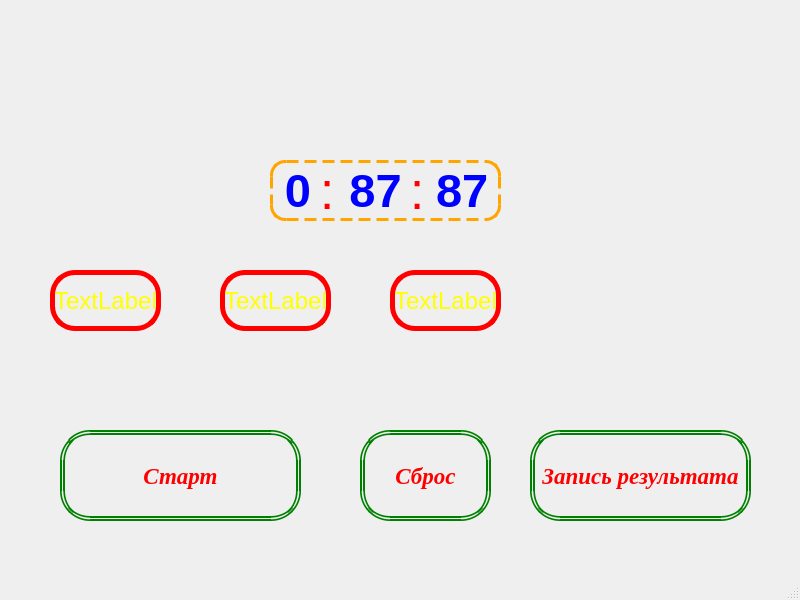
<?xml version="1.0" encoding="UTF-8"?>
<ui version="4.0">
 <class>MainWindow</class>
 <widget class="QMainWindow" name="MainWindow">
  <property name="geometry">
   <rect>
    <x>0</x>
    <y>0</y>
    <width>800</width>
    <height>600</height>
   </rect>
  </property>
  <property name="windowTitle">
   <string>Timer</string>
  </property>
  <property name="styleSheet">
   <string notr="true">background-image: url(:/rec/temnyy.jpg);</string>
  </property>
  <widget class="QWidget" name="centralwidget">
   <widget class="QPushButton" name="pushButton">
    <property name="geometry">
     <rect>
      <x>60</x>
      <y>430</y>
      <width>241</width>
      <height>91</height>
     </rect>
    </property>
    <property name="font">
     <font>
      <family>Times New Roman</family>
      <pointsize>17</pointsize>
      <weight>75</weight>
      <italic>true</italic>
      <bold>true</bold>
     </font>
    </property>
    <property name="styleSheet">
     <string notr="true">QPushButton{
border:5px double green;
color:red;
border-radius: 30px;
}</string>
    </property>
    <property name="text">
     <string>Старт</string>
    </property>
   </widget>
   <widget class="QPushButton" name="pushButton_2">
    <property name="geometry">
     <rect>
      <x>360</x>
      <y>430</y>
      <width>131</width>
      <height>91</height>
     </rect>
    </property>
    <property name="font">
     <font>
      <family>Times New Roman</family>
      <pointsize>17</pointsize>
      <weight>75</weight>
      <italic>true</italic>
      <bold>true</bold>
     </font>
    </property>
    <property name="styleSheet">
     <string notr="true">QPushButton{
border:5px double green;
color:red;
border-radius: 30px;
}</string>
    </property>
    <property name="text">
     <string>Сброс</string>
    </property>
   </widget>
   <widget class="QPushButton" name="pushButton_3">
    <property name="geometry">
     <rect>
      <x>530</x>
      <y>430</y>
      <width>221</width>
      <height>91</height>
     </rect>
    </property>
    <property name="font">
     <font>
      <family>Times New Roman</family>
      <pointsize>17</pointsize>
      <weight>75</weight>
      <italic>true</italic>
      <bold>true</bold>
     </font>
    </property>
    <property name="styleSheet">
     <string notr="true">QPushButton{
border:5px double green;
color:red;
border-radius: 30px;
}</string>
    </property>
    <property name="text">
     <string>Запись результата</string>
    </property>
   </widget>
   <widget class="QLabel" name="label">
    <property name="geometry">
     <rect>
      <x>436</x>
      <y>160</y>
      <width>71</width>
      <height>61</height>
     </rect>
    </property>
    <property name="font">
     <font>
      <pointsize>35</pointsize>
      <weight>75</weight>
      <bold>true</bold>
     </font>
    </property>
    <property name="styleSheet">
     <string notr="true">color:blue;
background:transparent;</string>
    </property>
    <property name="text">
     <string>87</string>
    </property>
    <property name="alignment">
     <set>Qt::AlignLeading|Qt::AlignLeft|Qt::AlignVCenter</set>
    </property>
   </widget>
   <widget class="QLabel" name="label_2">
    <property name="geometry">
     <rect>
      <x>340</x>
      <y>160</y>
      <width>71</width>
      <height>61</height>
     </rect>
    </property>
    <property name="font">
     <font>
      <pointsize>35</pointsize>
      <weight>75</weight>
      <bold>true</bold>
     </font>
    </property>
    <property name="styleSheet">
     <string notr="true">color:blue;
background:transparent;</string>
    </property>
    <property name="text">
     <string>87</string>
    </property>
    <property name="alignment">
     <set>Qt::AlignCenter</set>
    </property>
   </widget>
   <widget class="QLabel" name="label_3">
    <property name="geometry">
     <rect>
      <x>410</x>
      <y>160</y>
      <width>21</width>
      <height>61</height>
     </rect>
    </property>
    <property name="font">
     <font>
      <pointsize>38</pointsize>
     </font>
    </property>
    <property name="styleSheet">
     <string notr="true">background:transparent;
color: red;</string>
    </property>
    <property name="text">
     <string>:</string>
    </property>
   </widget>
   <widget class="QLabel" name="label_4">
    <property name="geometry">
     <rect>
      <x>280</x>
      <y>160</y>
      <width>31</width>
      <height>61</height>
     </rect>
    </property>
    <property name="font">
     <font>
      <pointsize>35</pointsize>
      <weight>75</weight>
      <bold>true</bold>
     </font>
    </property>
    <property name="autoFillBackground">
     <bool>false</bool>
    </property>
    <property name="styleSheet">
     <string notr="true">color:blue;
background:transparent;</string>
    </property>
    <property name="text">
     <string>0</string>
    </property>
    <property name="alignment">
     <set>Qt::AlignRight|Qt::AlignTrailing|Qt::AlignVCenter</set>
    </property>
   </widget>
   <widget class="QLabel" name="label_5">
    <property name="geometry">
     <rect>
      <x>320</x>
      <y>160</y>
      <width>21</width>
      <height>61</height>
     </rect>
    </property>
    <property name="font">
     <font>
      <pointsize>38</pointsize>
     </font>
    </property>
    <property name="styleSheet">
     <string notr="true">background:transparent;
color: red;</string>
    </property>
    <property name="text">
     <string>:</string>
    </property>
   </widget>
   <widget class="QLabel" name="lone">
    <property name="geometry">
     <rect>
      <x>50</x>
      <y>270</y>
      <width>111</width>
      <height>61</height>
     </rect>
    </property>
    <property name="font">
     <font>
      <pointsize>18</pointsize>
     </font>
    </property>
    <property name="styleSheet">
     <string notr="true">border:5px solid red;
border-radius:25px;
color:yellow;</string>
    </property>
    <property name="text">
     <string>TextLabel</string>
    </property>
    <property name="alignment">
     <set>Qt::AlignCenter</set>
    </property>
   </widget>
   <widget class="QLabel" name="ltwo">
    <property name="geometry">
     <rect>
      <x>220</x>
      <y>270</y>
      <width>111</width>
      <height>61</height>
     </rect>
    </property>
    <property name="font">
     <font>
      <pointsize>18</pointsize>
     </font>
    </property>
    <property name="styleSheet">
     <string notr="true">border:5px solid red;
border-radius:25px;
color:yellow;</string>
    </property>
    <property name="text">
     <string>TextLabel</string>
    </property>
    <property name="alignment">
     <set>Qt::AlignCenter</set>
    </property>
   </widget>
   <widget class="QLabel" name="lthree">
    <property name="geometry">
     <rect>
      <x>390</x>
      <y>270</y>
      <width>111</width>
      <height>61</height>
     </rect>
    </property>
    <property name="font">
     <font>
      <pointsize>18</pointsize>
     </font>
    </property>
    <property name="styleSheet">
     <string notr="true">border:5px solid red;
border-radius:25px;
color:yellow;</string>
    </property>
    <property name="text">
     <string>TextLabel</string>
    </property>
    <property name="alignment">
     <set>Qt::AlignCenter</set>
    </property>
   </widget>
   <widget class="QLabel" name="label_6">
    <property name="geometry">
     <rect>
      <x>270</x>
      <y>160</y>
      <width>231</width>
      <height>61</height>
     </rect>
    </property>
    <property name="styleSheet">
     <string notr="true">color:red;
background:transparent;
border:3px dashed orange;
border-radius:15px;</string>
    </property>
    <property name="text">
     <string/>
    </property>
   </widget>
  </widget>
  <widget class="QMenuBar" name="menubar">
   <property name="geometry">
    <rect>
     <x>0</x>
     <y>0</y>
     <width>800</width>
     <height>21</height>
    </rect>
   </property>
  </widget>
  <widget class="QStatusBar" name="statusbar"/>
 </widget>
 <resources/>
 <connections/>
</ui>
